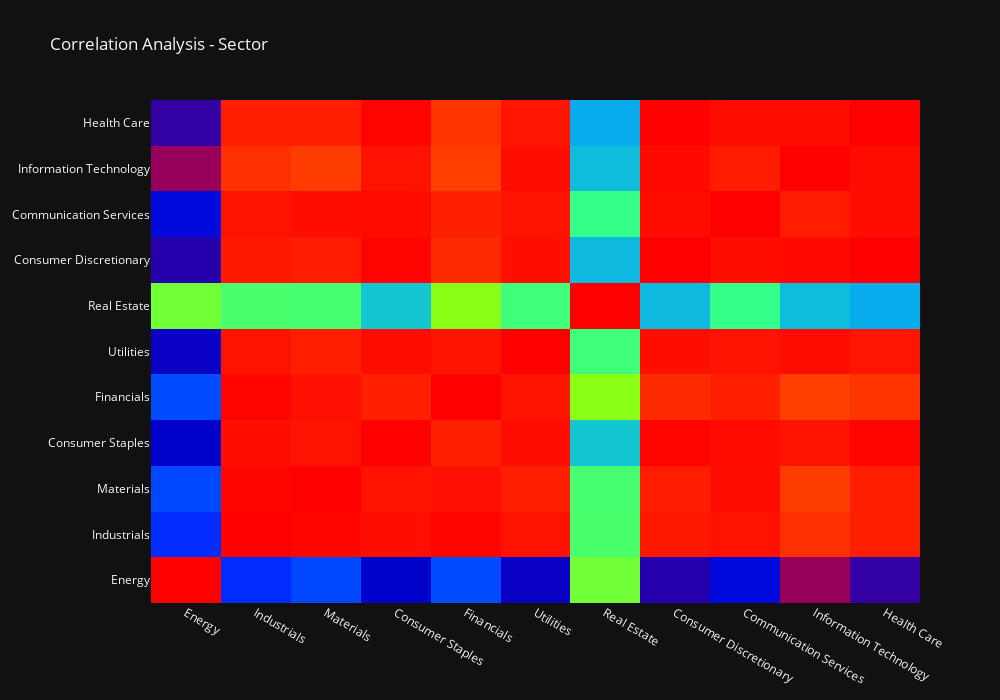

Notebook code cell kept with this figure:
### Code cell
corr_df_heatmap = go.Heatmap(z=[corr_df[col].to_list() for col in corr_df.columns],type = 'heatmap', colorscale='Rainbow',  x = corr_df.index, y=corr_df.index, name='', showscale= False)
layout = go.Layout(title='Correlation Analysis - Sector', width = 1000, height = 700) #, template='plotly_dark')

fig = go.Figure()
fig.add_traces(corr_df_heatmap)
fig.update_layout(layout)
fig.layout.template = 'plotly_dark'
fig.show()

#Greys,YlGnBu,Greens,YlOrRd,Bluered,RdBu,Reds,Blues,Picnic,Rainbow,Portland,Jet,Hot,Blackbody,Earth,Electric,Viridis,Cividis

### Figure 1 — Plotly figure (JSON) as saved in the notebook; plotly's stock layout.template omitted (floating-point values rounded to 4 significant figures)
{"data": [{"colorscale": [[0, "rgb(150,0,90)"], [0.125, "rgb(0,0,200)"], [0.25, "rgb(0,25,255)"], [0.375, "rgb(0,152,255)"], [0.5, "rgb(44,255,150)"], [0.625, "rgb(151,255,0)"], [0.75, "rgb(255,234,0)"], [0.875, "rgb(255,111,0)"], [1, "rgb(255,0,0)"]], "name": "", "showscale": false, "type": "heatmap", "x": ["Energy", "Industrials", "Materials", "Consumer Staples", "Financials", "Utilities", "Real Estate", "Consumer Discretionary", "Communication Services", "Information Technology", "Health Care"], "y": ["Energy", "Industrials", "Materials", "Consumer Staples", "Financials", "Utilities", "Real Estate", "Consumer Discretionary", "Communication Services", "Information Technology", "Health Care"], "z": [[1, 0.000582, 0.0373, -0.187, 0.04127, -0.2048, 0.4263, -0.2392, -0.1297, -0.3671, -0.2532], [0.000582, 1, 0.9901, 0.9767, 0.9919, 0.9729, 0.3642, 0.9627, 0.97, 0.9255, 0.952], [0.0373, 0.9901, 1, 0.9712, 0.9759, 0.9524, 0.3601, 0.9565, 0.9807, 0.9082, 0.9528], [-0.187, 0.9767, 0.9712, 1, 0.9503, 0.9808, 0.2213, 0.9943, 0.9828, 0.972, 0.9931], [0.04127, 0.9919, 0.9759, 0.9503, 1, 0.9687, 0.4629, 0.9342, 0.9513, 0.9051, 0.9179], [-0.2048, 0.9729, 0.9524, 0.9808, 0.9687, 1, 0.3481, 0.9776, 0.9722, 0.9787, 0.967], [0.4263, 0.3642, 0.3601, 0.2213, 0.4629, 0.3481, 1, 0.1991, 0.3297, 0.2045, 0.1777], [-0.2392, 0.9627, 0.9565, 0.9943, 0.9342, 0.9776, 0.1991, 1, 0.9805, 0.9851, 0.997], [-0.1297, 0.97, 0.9807, 0.9828, 0.9513, 0.9722, 0.3297, 0.9805, 1, 0.9567, 0.9805], [-0.3671, 0.9255, 0.9082, 0.972, 0.9051, 0.9787, 0.2045, 0.9851, 0.9567, 1, 0.9792], [-0.2532, 0.952, 0.9528, 0.9931, 0.9179, 0.967, 0.1777, 0.997, 0.9805, 0.9792, 1]]}], "layout": {"height": 700, "title": {"text": "Correlation Analysis - Sector"}, "width": 1000, "xaxis": {"autorange": true, "range": [-0.5, 10.5], "type": "category"}, "yaxis": {"autorange": true, "range": [-0.5, 10.5], "type": "category"}}}
